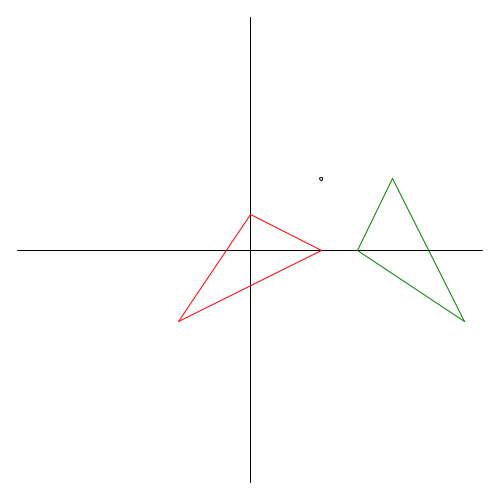
Frame 1 (no input)
Frame 2 (the mouse pressed at the canvas centre, redrawn once): identical to frame 1, image omitted

The Processing sketch that drew this single still picture (run headless with seeded random() and noise(); the mouse was pressed at the canvas centre and the sketch redrawn once):

// Processing sketch: linalg_2_aufgabe2_loesung
// ── linalg_2_aufgabe2_loesung.pde
void setup()
{
  size(500, 500);
  frameRate(60);
  // no animation
  noLoop();
}

float x(float mx) {
  float xMin = -7;
  float xMax = 7;
  float t = (mx - xMin) / (xMax - xMin);
  return t * width;
}

float y(float my) {
  float yMin = -7;
  float yMax = 7;
  float t = (my - yMin) / (yMax - yMin);
  return height - t * height;
}

float[] transform3v(float[] m, float[] p)
{
  float[] result = new float[3];
  for(int row = 0; row < 3; row++)
  {
    float sum = 0;
    for(int k = 0; k < 3; k++)
    {
      sum += m[row + 3 * k] * p[k];
    }
    result[row] = sum;
  }
  return result;
}

float[] transform3m(float[] m1, float[] m2)
{
  float[] result = new float[9];
  for(int row = 0; row < 3; row++)
  {
    for(int col = 0; col < 3; col++)
    {
      float sum = 0;
      for(int k = 0; k < 3; k++)
      {
        sum += m1[row + 3 * k] * m2[k + 3 * col];
      }
      result[row + 3 * col] = sum;
    }
  }   
  return result;
}

void drawLineLoop(float[][] points)
{
  for(int i = 0; i < points.length; i++)
  {
    int j = (i + 1) % points.length;
    line(
      x(points[i][0]), y(points[i][1]),
      x(points[j][0]), y(points[j][1])
    );
  }
}

void draw()
{
  background(255);

  float am1[] = {
    1, 0, 0,
    0, 1, 0,
    2, 2, 1
  };
  
  float alpha = 90.0 * PI / 180.0; // 90 Grad im Bogenmass
  
  float am2[] = {
    cos(alpha), sin(alpha), 0,
    -sin(alpha), cos(alpha), 0,
    0, 0, 1
  };
  float am3[] = {
    1, 0, 0,
    0, 1, 0,
    -2, -2, 1
  };
    
  float am[] = transform3m(am1, transform3m(am2, am3));

  float points[][] = {
    { 2, 0, 1 },
    { 0, 1, 1 },
    { -2, -2, 1 }
  };
  
  printArray(am);
  println();
  
  stroke(0);
  line( x(-6.5), y(0), x(6.5), y(0) );
  line( x(0), y(-6.5), x(0), y(6.5) );
  
  circle( x(2), y(2), 3 );

  stroke(255, 0, 0);
  drawLineLoop(points);
  
  for(int i = 0; i < points.length; i++)
  {
    points[i] = transform3v(am, points[i]);
  }
  
  stroke(0, 127, 0);
  drawLineLoop(points);
}

  
  
